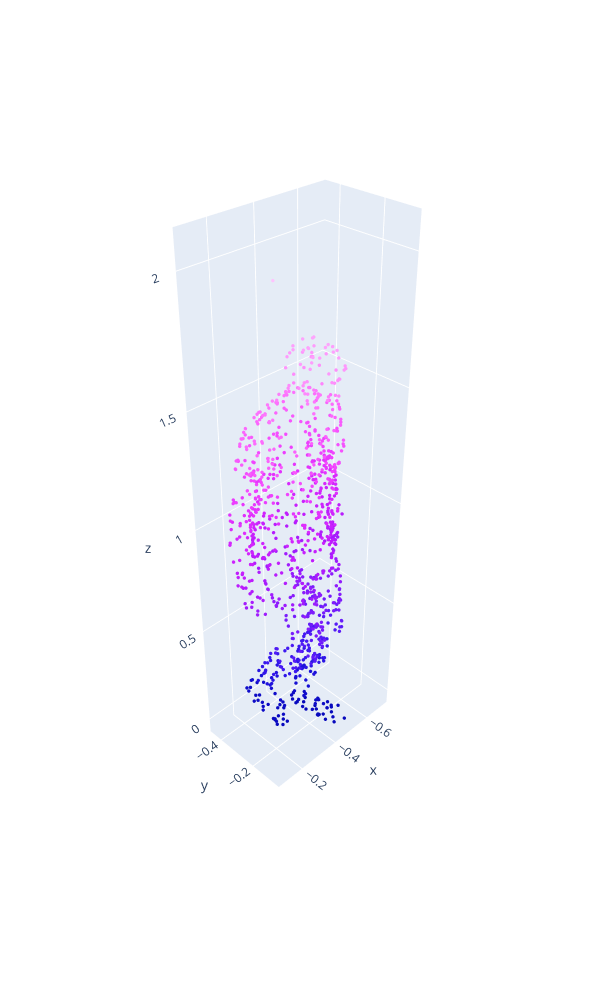

Notebook code cell kept with this figure:
### Code cell
camera = np.array(
    [points[:,0].max() * 1.2
    , points[:,1].max() * 1.2
    , points[:,2].max() * 1.2]
)

#camera = np.array([-3, -3, 2])

utils.plot_arr(np.append(points, camera.reshape(1, 3), axis = 0))

### Figure 1 — Plotly figure (JSON) as saved in the notebook; plotly's stock layout.template omitted (floating-point values rounded to 4 significant figures; data arrays with more than 128 entries replaced by an {"elided": "..."} marker saying what was removed)
{"data": [{"marker": {"color": {"elided": "1001 float values"}, "colorscale": [[0, "#0508b8"], [0.08333, "#1910d8"], [0.1667, "#3c19f0"], [0.25, "#6b1cfb"], [0.3333, "#981cfd"], [0.4167, "#bf1cfd"], [0.5, "#dd2bfd"], [0.5833, "#f246fe"], [0.6667, "#fc67fd"], [0.75, "#fe88fc"], [0.8333, "#fea5fd"], [0.9167, "#febefe"], [1, "#fec3fe"]], "showscale": false, "size": 2}, "mode": "markers", "type": "scatter3d", "x": {"elided": "1001 float values"}, "y": {"elided": "1001 float values"}, "z": {"elided": "1001 float values"}}], "layout": {"height": 1000, "scene": {"aspectmode": "data", "camera": {"eye": {"x": 2.5, "y": 2.5, "z": 2.5}}}, "width": 600}}
